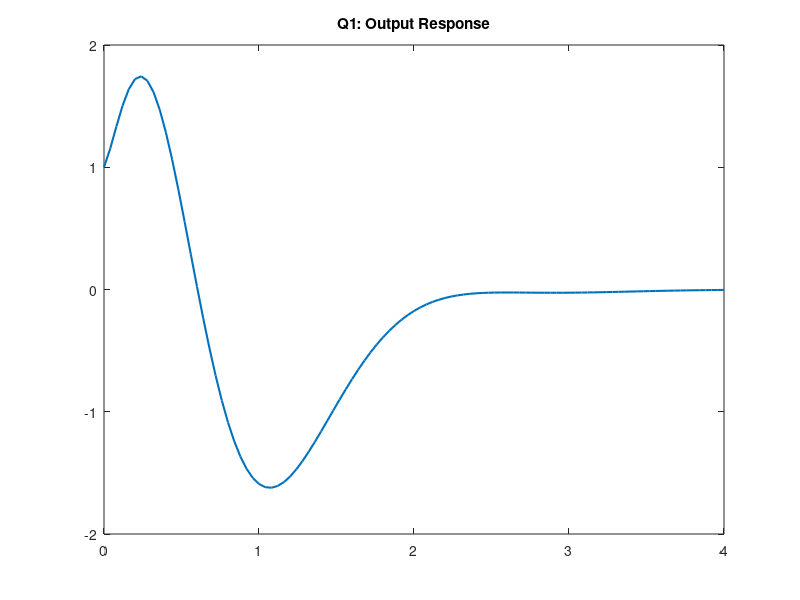
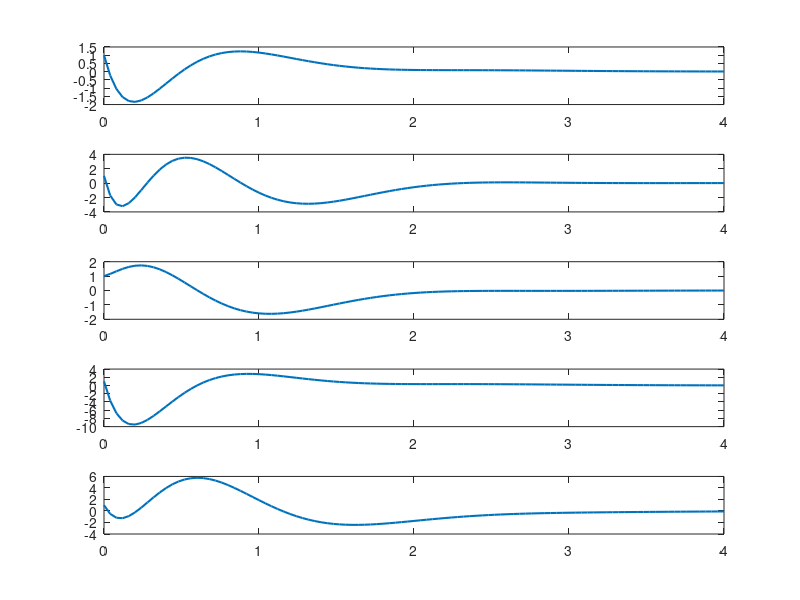

These figures' MATLAB source, in order: (Note: this script raises an error after producing the figures.)
% HW 3 - ASEN 6015
% Amanda Marlow
% 10/8/24

clear
clc
close all

%% Question 1

A = [5 0 3 0 1;
    3 0 0 -2 0;
    0 -2 4 1 0;
    1 3 -4 1 3;
    0 2 2 0 -1];
B = [0 1;
    0 2;
    0 0;
    1 3;
    1 1];
C = [0 0 1 0 0];

gamma = 1;
a = 1;
b = 1;
Q = zeros(5,5);
Q(3,3) = gamma;
R = [a, 0; 0, b];
[K,S,P] = lqr(A,B,Q,R);
sys_LQR = ss(A-B*K,B,C, zeros(1,2));
IC = ones(5,1);
[y_LQR,t_LQR,x_LQR] = initial(sys_LQR,IC);
figure
plot(t_LQR,y_LQR, 'LineWidth',1.5)
title("Q1: Output Response")
figure
for i = 1:5
 subplot(5,1,i)
 plot(t_LQR, x_LQR(:,i), 'LineWidth',1.5)
end
sgtitle("Q1: State Response")

%% Question 2

H = A - B*K;
R_wi = [0.1, 0.2, 0.1, 0.3, 0.2];
Rw = diag(R_wi);
sys_adjoint = ss(-(A-B*K),zeros(5,1),zeros(1,5), zeros(1,1));
p0 = C';
% [p,tOut,x] = initial(sys_adjoint,IC,flip(t_LQR));
tspan = [t_LQR(end), 0];
[t,p] = ode45(@(t,x) adjointODE(t, x, H), tspan, p0);
figure
plot(t,p, 'LineWidth',1.5)

integrand = zeros(size(t));
integrand_channels = zeros(length(t),5);
for i = 1:length(t)
    integrand(i) = p(i,:)*Rw*p(i,:)';
    for j = 1:5
        integrand_channels(i,j) = R_wi(j)*p(i,j)^2;
    end
end
var_y = trapz(flip(t),flip(integrand));
var_channels = trapz(flip(t),flip(integrand_channels,1),1);

% part B
% gamma = 200;
% Q = zeros(5,5);
% Q(3,3) = gamma;

% Kf = zeros(5,5); % S
Kf = zeros(25,1); % S
tspan = linspace(t_LQR(end),0,1000);
% tspan = linspace(10,0,1000);
[t_hist,K] = ode45(@(t,K) K_ODE(t, K, A, B, Q, R), tspan, Kf);
K = reshape(K',5,5,[]);

x0 = ones(5,1);
K_hist = permute(K,[3,1,2]);
% tspan = [0, 10];
tspan = flip(tspan);
[t,x] = ode45(@(t,x) timeVaryingLQR(t, x, A, B, R, t_hist, K_hist), tspan, x0);

figure
plot(t,x, 'LineWidth',1.5)
legend("x1", "x2", "x3", "x4", "x5")
figure
plot(t,x(:,3), 'LineWidth',1.5)

% x0 = ones(5,1);
% S0 = [x0;reshape(K0,[],1)];
% [t,S] = ode45(@(t,K) xK_ODE(t, S, A, B, Q, R), t_LQR, S0);
% x = S(:,1:5);
% K = reshape(S(:,6:end)',5,5,[]);
% STM_vec = reshape(flatSTM',n,n,[]);